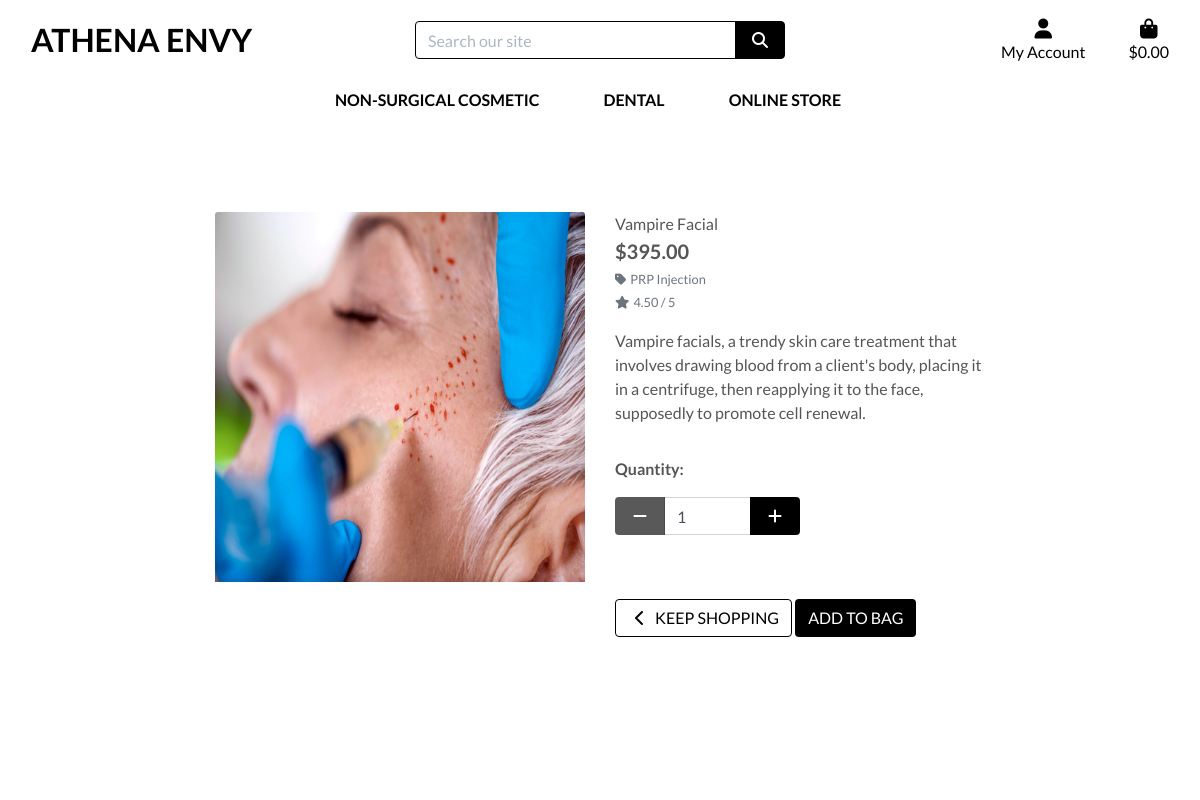
Before: /products/3/ with the older database file.
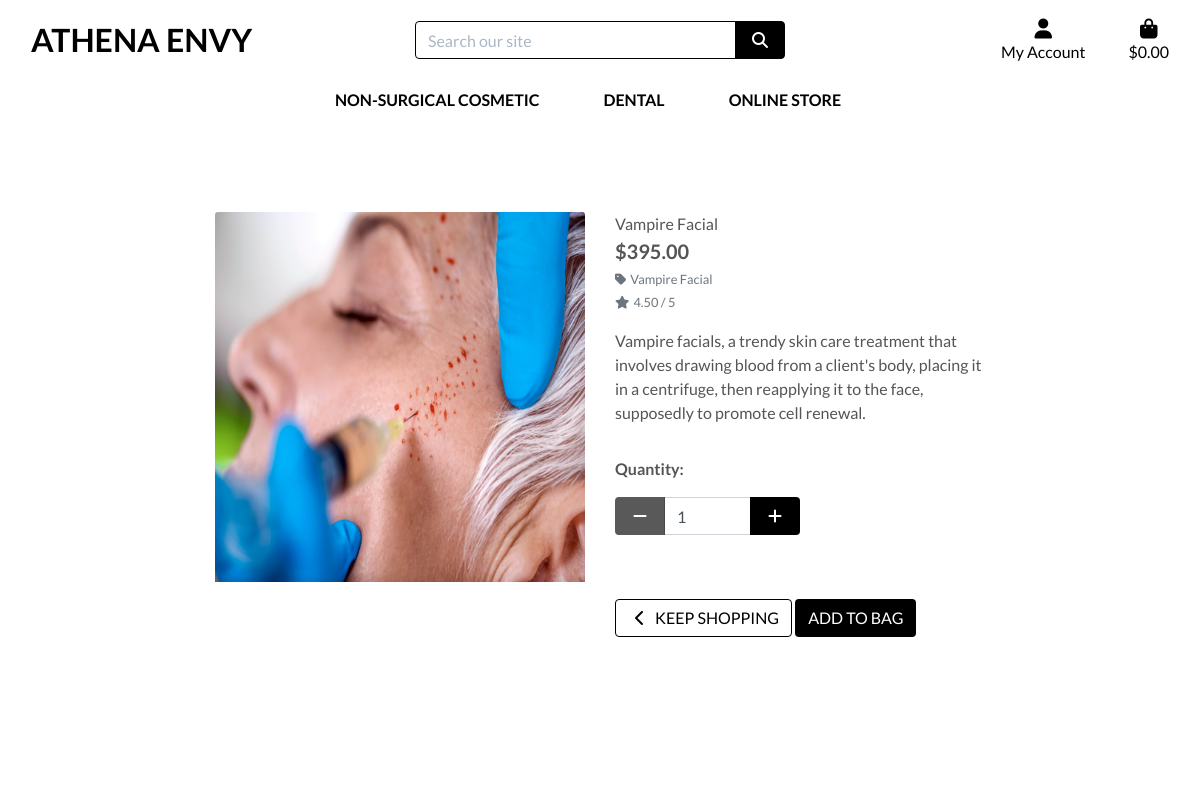
After: the same page with the newer database file.
### products/models.py (models this page shows, shortened)
class Product(models.Model):
    category = models.ForeignKey('Category', null=True, blank=True, on_delete=models.SET_NULL)
    sku = models.CharField(max_length=254, null=True, blank=True)
    name = models.CharField(max_length=254)
    description = models.TextField()
    price = models.DecimalField(max_digits=6, decimal_places=2)
    rating = models.DecimalField(max_digits=6, decimal_places=2, null=True, blank=True)
    image_url = models.URLField(max_length=1024, null=True, blank=True)
    image = models.ImageField(null=True, blank=True)

class Category(models.Model):
    class Meta:
        verbose_name_plural = 'Categories'
    name = models.CharField(max_length=254)
    friendly_name = models.CharField(max_length=254, null=True, blank=True)

### products/views.py (the view)
# urls.py: path('<int:product_id>/', views.product_detail, name='product_detail'),
def product_detail(request, product_id):
    product = get_object_or_404(Product, pk=product_id)
    context = {
        'product': product,
    }
    return render(request, 'products/product_detail.html', context)

### bag/contexts.py (called while the page is built, shortened)
def bag_contents(request):
    bag_items = []
    total = 0
    product_count = 0
    bag = request.session.get('bag', {})
    if total < settings.FREE_DELIVERY_THRESHOLD:
        delivery = total * Decimal(settings.STANDARD_DELIVERY_PERCENTAGE / 100)
        free_delivery_delta = settings.FREE_DELIVERY_THRESHOLD - total
    else:
        delivery = 0
        free_delivery_delta = 0
    grand_total = delivery + total
    context = {
        'bag_items': bag_items,
        'total': total,
        'product_count': product_count,
        'delivery': delivery,
        'free_delivery_delta': free_delivery_delta,
        'free_delivery_threshold': settings.FREE_DELIVERY_THRESHOLD,
        'grand_total': grand_total,
    }
    return context

### products/templates/products/product_detail.html (shortened to what this page needs)
{% extends "base.html" %}
{% load static %}
{% block page_header %}
    <div class="container header-container">
    </div>
{% endblock %}
{% block content %}
    <div class="overlay"></div>
    <div class="container-fluid">
        <div class="row">
            <div class="col-12 col-md-6 col-lg-4 offset-lg-2">
                <div class="image-container my-5">
                    {% if product.image %}
                        <a href="{{ product.image.url }}" target="_blank">
                            <img class="card-img-top img-fluid" src="{{ product.image.url }}" alt="{{ product.name }}">
                        </a>
                        {% else %}
                        <a href="">
                            <img class="card-img-top img-fluid" src="{{ MEDIA_URL }}noimage.png" alt="{{ product.name }}">
                        </a>
                    {% endif %}
                </div>
            </div>
            <div class="col-12 col-md-6 col-lg-4">
                <div class="product-details-container mb-5 mt-md-5">
                    <p class="mb-0">{{ product.name }}</p>
                    <p class="lead mb-0 text-left font-weight-bold">${{ product.price }}</p>
                    {% if product.category %}
                    <p class="small mt-1 mb-0">
                        <a class="text-muted" href="{% url 'products' %}?category={{ product.category.name }}">
                            <i class="fas fa-tag mr-1"></i>{{ product.category.friendly_name }}
                        </a>
                    </p>
                    {% endif %}
                    {% if product.rating %}
                        <small class="text-muted"><i class="fas fa-star mr-1"></i>{{ product.rating }} / 5</small>
                    {% else %}
                        <small class="text-muted">No Rating</small>
                    {% endif %}
                    <p class="mt-3">{{ product.description }}</p>
                    <form class="form" action="{% url 'add_to_bag' product.id %}" method="POST">
                        <div class="form-row">
                            <div class="col-12">
                                <p class="mt-3"><strong>Quantity:</strong></p>
                                <div class="form-group w-50">
                                    <div class="input-group">
                                        <div class="input-group-prepend">
                                            <button class="decrement-qty btn btn-black rounded-1"
                                                data-item_id="{{ product.id }}" id="decrement-qty_{{ product.id }}">
                                                <span class="icon">
                                                    <i class="fas fa-minus"></i>
                                                </span>
                                            </button>
                                        </div>
                                        <input class="form-control qty_input" type="number"
                                            name="quantity" value="1" min="1" max="99"
                                            data-item_id="{{ product.id }}"
                                            id="id_qty_{{ product.id }}">
                                        <div class="input-group-append">
                                            <button class="increment-qty btn btn-black rounded-1"
                                                data-item_id="{{ product.id }}" id="increment-qty_{{ product.id }}">
                                                <span class="icon">
                                                    <i class="fas fa-plus"></i>
                                                </span>
                                            </button>
                                        </div>
                                    </div>
                                </div>
                            </div>
                            <div class="col-12">
                                <a href="{% url 'products' %}" class="btn btn-outline-black rounded-1 mt-5">
                                    <span class="icon">
                                        <i class="fas fa-chevron-left"></i>
                                    </span>
                                    <span class="text-uppercase">Keep Shopping</span>
                                </a>
                                <input type="submit" class="btn btn-black rounded-1 text-uppercase mt-5" value="Add to Bag">
                            </div>
                        </div>
                    </form>
                </div>
            </div>
        </div>
    </div>
{% endblock %}

### templates/base.html (shortened to what this page needs)
{% load static %}
<!doctype html>
<html lang="en">
  <head>
    {% block corecss %}
        <link rel="stylesheet" href="https://stackpath.bootstrapcdn.com/bootstrap/4.5.2/css/bootstrap.min.css">
        <link rel="stylesheet" href="{% static 'css/base.css' %}">
    {% endblock %}
  </head>
    <body>
     <header class="container-fluid fixed-top">
        <div id="topnav" class="row bg-white pt-lg-2 d-none d-lg-flex">
            <div class="col-12 col-lg-4 my-auto py-1 py-lg-0 text-center text-lg-left">
                <a href="{% url 'home' %}" class="nav-link main-logo-link">
                    <h2 class="logo-font text-black my-0"><strong>Athena Envy</strong></h2>
                </a>
            </div>
            <div class="col-12 col-lg-4 my-auto py-1 py-lg-0">
                <form method="GET" action="{% url 'products' %}">
                    <div class="input-group w-100">
                        <input class="form-control border border-black rounded-1" type="text" name="q" placeholder="Search our site">
                        <div class="input-group-append">
                            <button class="form-control btn btn-black border border-black rounded-1" type="submit">
                                <span class="icon">
                                    <i class="fas fa-search"></i>
                                </span>
                            </button>
                        </div>
                    </div>
                </form>
            </div>
            <div class="col-12 col-lg-4 my-auto py-1 py-lg-0">
                <ul class="list-inline list-unstyled text-center text-lg-right my-0">
                    <li class="list-inline-item dropdown">
                        <a class="text-black nav-link" href="#" id="user-options" data-toggle="dropdown" aria-haspopup="true" aria-expanded="false">
                            <div class="text-center">
                                <div><i class="fas fa-user fa-lg"></i></div>
                                <p class="my-0">My Account</p>
                            </div>
                        </a>
                    </li>
                    <li class="list-inline-item">
                        <a class="{% if grand_total %}text-info font-weight-bold{% else %}text-black{% endif %} nav-link" href="{% url 'view_bag' %}">
                            <div class="text-center">
                                <div><i class="fas fa-shopping-bag fa-lg"></i></div>
                                <p class="my-0">
                                    {% if grand_total %}
                                        ${{ grand_total|floatformat:2 }}
                                    {% else %}
                                        $0.00
                                    {% endif %}
                                </p>
                            </div>
                        </a>
                    </li>
                </ul>
            </div>
        </div>
        <div class="row bg-white">
            <nav class="navbar navbar-expand-lg navbar-light w-100">
                {% include 'includes/main-nav.html' %}
            </nav>
        </div>
    </header>
        {% block page_header %}
        {% endblock %}
        {% block content %}
        {% endblock %}
    </body>
</html>

### templates/includes/main-nav.html (shortened to what this page needs)
<div class="collapse navbar-collapse" id="main-nav">
    <ul class="navbar-nav w-auto mx-auto">
        <li class="nav-item dropdown">
            <a class="logo-font font-weight-bold nav-link text-black mr-5" href="#" id="non_surgical-link" data-toggle="dropdown" aria-haspopup="true" aria-expanded="false">
               Non-Surgical Cosmetic
            </a>
        </li>
        <li class="nav-item dropdown">
            <a class="logo-font font-weight-bold nav-link text-black mr-5" href="#" id="dental-link" data-toggle="dropdown" aria-haspopup="true" aria-expanded="false">
                Dental
            </a>
        </li>
        <li class="nav-item dropdown">
            <a class="logo-font font-weight-bold nav-link text-black mr-5" href="#" id="online_store-link" data-toggle="dropdown" aria-haspopup="true" aria-expanded="false">
                Online Store
            </a>
        </li>
    </ul>
</div>

### static/css/base.css (style rules this page uses)
html { height: 100%; }
body { background: url('/media/header.jpg') no-repeat center center fixed; background-size: cover; height: calc(100vh - 164px); color: #555; font-family: 'Lato'; }
.icon { align-items: center; display: inline-flex; justify-content: center; height: 1.5rem; width: 1.5rem; }
.logo-font { text-transform: uppercase; }
.main-logo-link { width: fit-content; }
.btn-black { background: black; color: white; }
.btn-outline-black { background: white; color: black !important; border: 1px solid black; }
.text-black { color: #000 !important; }
.border-black { border: 1px solid black !important; }
.overlay { height: 100%; width: 100%; top: 0; left: 0; position: fixed; background: white; z-index: -1; }
input[name='q']::placeholder { color: #aab7c4; }
@media (min-width: 1200px) { .container { max-width: 80%; } }
@media (min-width: 992px) { .header-container { padding-top: 164px; } }

Changed rows visible on the page:
changed Product "Vampire Facial": category.friendly_name "PRP Injection" → "Vampire Facial"
